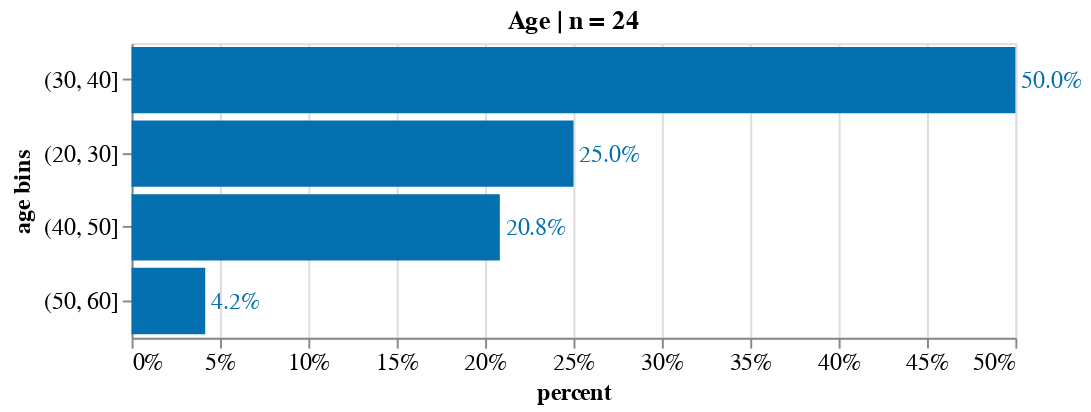

Notebook code cell kept with this figure:
### Code cell
source = count_freq_labels(df, X="age") 
n_sample = source['counts'].sum().astype(str)

# binning age for chart
bins = [20, 30, 40, 50, 60]
source['age bins'] = pd.cut(source['age'].astype(int), bins)
source = source.groupby(['age bins'])['percent'].sum().to_frame().reset_index()
source['age bins'] = source['age bins'].astype(str)

title = 'Age | n = '+ n_sample
X, Y = 'percent:Q', 'age bins:N'
w, h= 450, 150
txs, ls, ts = 12, 12, 12

chart_age = simple_per_bar(
    source, title=title, X=X, Y=Y, \
    width=w, height=h, \
    text_size = txs, label_size = ls, title_size=ts)

chart_age.display(renderer='svg')

### Figure 1 — Vega-Lite specification as saved in the notebook (floating-point values rounded to 4 significant figures)
{"config": {"view": {"continuousWidth": 400, "continuousHeight": 300}, "axis": {"labelFontSize": 12, "titleFontSize": 12}}, "layer": [{"mark": "bar", "encoding": {"color": {"condition": {"value": "orange", "test": "(datum.emotion === null)"}, "value": "#0570b0"}, "x": {"type": "quantitative", "axis": {"format": ".0%"}, "field": "percent"}, "y": {"type": "nominal", "field": "age bins", "sort": "-x"}}, "title": "Age | n = 24"}, {"mark": {"type": "text", "align": "left", "baseline": "middle", "dx": 3, "fontSize": 12}, "encoding": {"color": {"condition": {"value": "orange", "test": "(datum.emotion === null)"}, "value": "#0570b0"}, "text": {"type": "quantitative", "field": "percent", "format": ".1%"}, "x": {"type": "quantitative", "axis": {"format": ".0%"}, "field": "percent"}, "y": {"type": "nominal", "field": "age bins", "sort": "-x"}}, "title": "Age | n = 24"}], "data": {"name": "data-95652ece7b7b5ad44ee9e75af856eaa5"}, "height": 150, "width": 450, "$schema": "https://vega.github.io/schema/vega-lite/v4.8.1.json", "datasets": {"data-95652ece7b7b5ad44ee9e75af856eaa5": [{"age bins": "(20, 30]", "percent": 0.25}, {"age bins": "(30, 40]", "percent": 0.5}, {"age bins": "(40, 50]", "percent": 0.2083}, {"age bins": "(50, 60]", "percent": 0.04167}]}}
